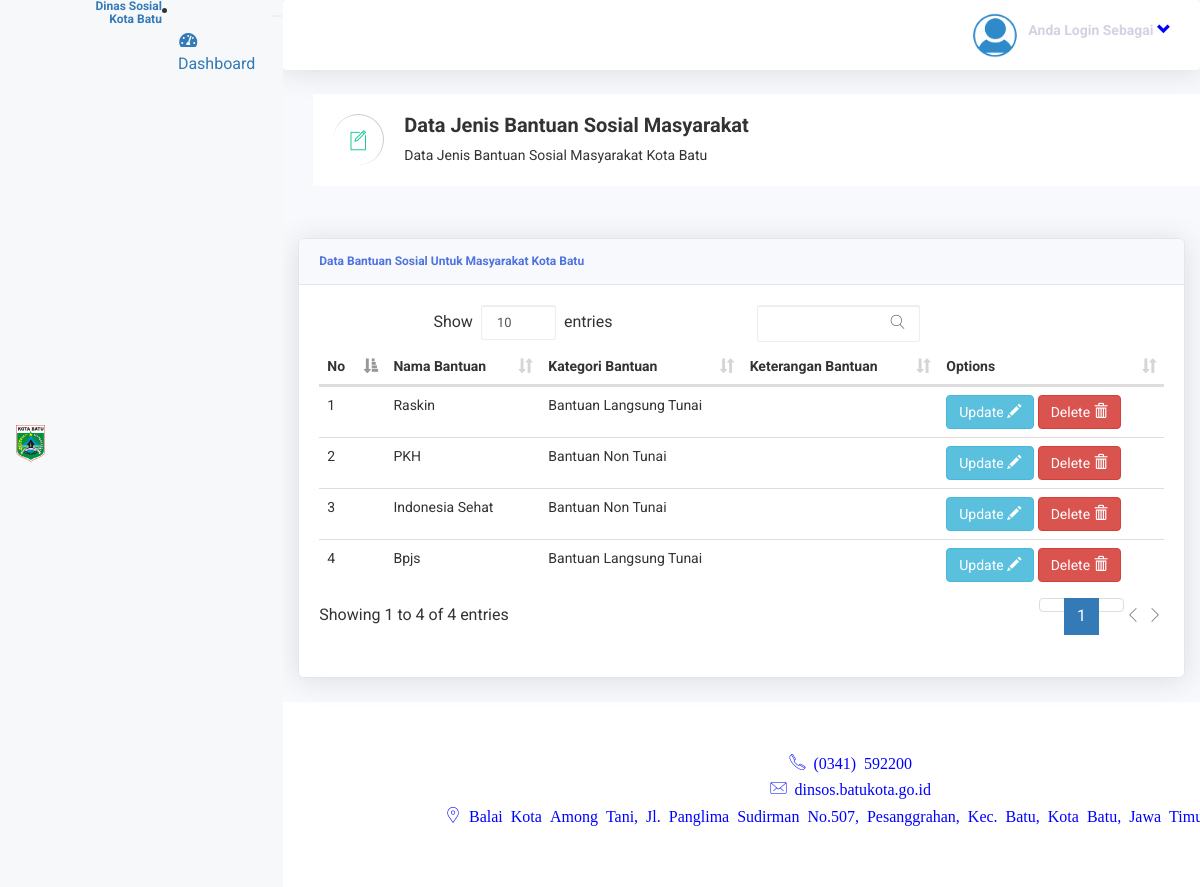
The app's page /index.php/listbantuan, older data.
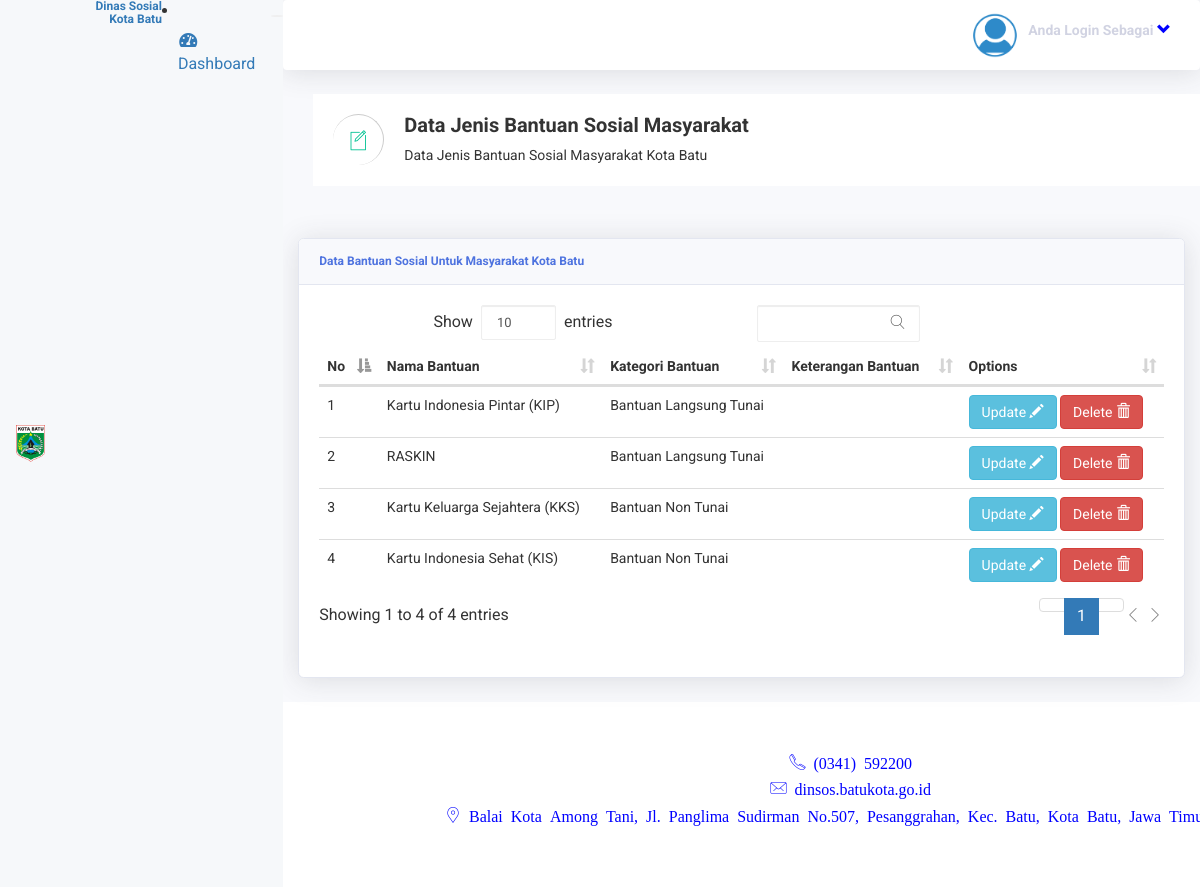
The same page, newer data.
### tables this page shows
CREATE TABLE `jenis_bantuan` (
  `id_jenis_bantuan` int(11) NOT NULL,
  `nama_bantuan` varchar(50) NOT NULL,
  `id_kategori` int(11) NOT NULL
);

CREATE TABLE `kategori_bantuan` (
  `id_kategori` int(11) NOT NULL,
  `nama_kategori` varchar(30) NOT NULL
);

### application/controllers/ListBantuan.php (called while the page is built, shortened)
<?php
class ListBantuan extends CI_Controller {
	public function index()
	{
		$this->load->model('list_Bantuan');
		$data["jenis_bantuan"] = $this->list_Bantuan->getTampil();
		$data['user'] = $this->list_Bantuan->getUser();
		$this->load->view('Bantuan/bantuan', $data);
	}
}

### index.php (called while the page is built, shortened)
<?php
require_once BASEPATH.'core/CodeIgniter.php';

### application/models/List_Bantuan.php (called while the page is built, shortened)
<?php
class List_Bantuan extends CI_Model {
	public function getTampil()
	{
		$query = $this->db->query("Select * from jenis_bantuan AS a Join kategori_bantuan AS b ON b.id_kategori=a.id_kategori");
		return $query->result_array();
	}
}

### application/views/Bantuan/bantuan.php (the view, shortened to what this page needs)
<!DOCTYPE html>
<html lang="en">
<head>
  <link href="<?php echo base_url() ?>assets/vendor/fontawesome-free/css/all.min.css" rel="stylesheet" type="text/css">
  <link href="<?php echo base_url() ?>assets/css/sb-admin-2.min.css" rel="stylesheet">
  <link href="<?php echo base_url() ?>assets/datatable/datatables.min.css" rel="stylesheet">
 <link rel="stylesheet" href="css/font-awesome.min.css">
    <link rel="stylesheet" href="<?php echo base_url() ?>assets2/css/owl.carousel.css">
    <link rel="stylesheet" href="<?php echo base_url() ?>assets2/css/owl.theme.css">
    <link rel="stylesheet" href="<?php echo base_url() ?>assets2/css/owl.transitions.css">
    <link rel="stylesheet" href="<?php echo base_url() ?>assets2/css/meanmenu/meanmenu.min.css">
    <link rel="stylesheet" href="<?php echo base_url() ?>assets2/css/animate.css">
    <link rel="stylesheet" href="<?php echo base_url() ?>assets2/css/normalize.css">
    <link rel="stylesheet" href="<?php echo base_url() ?>assets2/css/wave/waves.min.css">
    <link rel="stylesheet" href="<?php echo base_url() ?>assets2/css/wave/button.css">
    <link rel="stylesheet" href="<?php echo base_url() ?>assets2/css/scrollbar/jquery.mCustomScrollbar.min.css">
    <link rel="stylesheet" href="<?php echo base_url() ?>assets2/css/notika-custom-icon.css">
    <link rel="stylesheet" href="<?php echo base_url() ?>assets2/css/main.css">
    <link rel="stylesheet" href="<?php echo base_url() ?>assets2/style.css">
    <link rel="stylesheet" href="<?php echo base_url() ?>assets2/css/responsive.css">
    <link rel="stylesheet" href="<?php echo base_url() ?>assets2/css/meanmenu/meanmenu.min.css">
    <link rel="stylesheet" href="<?php echo base_url() ?>assets2/css/animate.css">
    <link rel="stylesheet" href="<?php echo base_url() ?>assets2/css/summernote/summernote.css">
    <link rel="stylesheet" href="<?php echo base_url() ?>assets2/css/themesaller-forms.css">
    <link rel="stylesheet" href="<?php echo base_url() ?>assets2/css/normalize.css">
    <link rel="stylesheet" href="<?php echo base_url() ?>assets2/css/scrollbar/jquery.mCustomScrollbar.min.css">
    <link rel="stylesheet" href="<?php echo base_url() ?>assets2/css/notika-custom-icon.css">
    <link rel="stylesheet" href="<?php echo base_url() ?>assets2/css/bootstrap-select/bootstrap-select.css">
    <link rel="stylesheet" href="<?php echo base_url() ?>assets2/css/datapicker/datepicker3.css">
    <link rel="stylesheet" href="<?php echo base_url() ?>assets2/css/color-picker/farbtastic.css">
    <link rel="stylesheet" href="<?php echo base_url() ?>assets2/css/wave/waves.min.css">
    <link rel="stylesheet" href="<?php echo base_url() ?>assets2/css/main.css">
    <link rel="stylesheet" href="<?php echo base_url() ?>assets2/style.css">
    <link rel="stylesheet" href="<?php echo base_url() ?>assets2/css/responsive.css">
</head>
<body id="page-top">
  <div id="wrapper">
    <br>
      <a class="sidebar-brand d-flex align-items-center justify-content-center"   a href="<?php echo base_url('index.php/Admin')?>"</a></td>
        <div class="sidebar-brand-text mx-3"><img src="<?php echo base_url() ?>assets/img/satu.png" width="50px" height="55px"   a href="<?php echo base_url('index.php/Admin')?>"</a></td></div>
          <div align="right"><h6><b>Dinas Sosial Kota Batu</b></h6>
      </a>
    </div>
      <li class="nav-item active">
        <a class="nav-link" href='<?php echo base_url("index.php/Admin"); ?>'>
          <i class="fas fa-fw fa-tachometer-alt"></i>
          <span>Dashboard</span></a>
      </li>
      <div class="text-center d-none d-md-inline">
        <button class="rounded-circle border-0" id="sidebarToggle"></button>
      </div>
    <div id="content-wrapper" class="d-flex flex-column">
      <div id="content">
        <nav class="navbar navbar-expand navbar-light bg-white topbar mb-4 static-top shadow">
          <ul class="navbar-nav ml-auto">
            <li class="nav-item dropdown no-arrow">
              <a class="nav-link dropdown-toggle" href="#" id="userDropdown" role="button" data-toggle="dropdown" aria-haspopup="true" aria-expanded="false"><img src="<?php echo base_url() ?>assets/img/logoakun.png" width="50px" height="55px"
                <?php $session_data = $this->session->userdata('logged_in'); ?>
                <span class="mr-2 d-none d-lg-inline text-gray-600 small"><h5>Anda Login Sebagai <font color="blue"><?php echo $session_data['username']; ?><span class=" glyphicon glyphicon-chevron-down"></span></h5></font></span>
              </a>
            </li>
          </ul>
        </nav>
        <div class="container-fluid">
 <div class="breadcomb-area">
        <div class="container">
            <div class="row">
                <div class="col-lg-12 col-md-12 col-sm-12 col-xs-12">
                    <div class="breadcomb-list">
                        <div class="row">
                            <div class="col-lg-6 col-md-6 col-sm-6 col-xs-12">
                                <div class="breadcomb-wp">
                                    <div class="breadcomb-icon">
                                        <i class="notika-icon notika-edit"></i>
                                    </div>
                                    <div class="breadcomb-ctn">
                                        <h2>Data Jenis Bantuan Sosial Masyarakat</h2>
                                        <p>Data Jenis Bantuan Sosial Masyarakat Kota Batu<span class="bread-ntd"></span></p>
                                    </div>
                                </div>
                            </div>
                            <div class="col-lg-6 col-md-6 col-sm-6 col-xs-3">
                            </div>
                        </div>
                    </div>
                </div>
            </div>
        </div>
    </div>
          <br>
          <div class="card shadow mb-4">
            <div class="card-header py-3">
              <h6 class="m-0 font-weight-bold text-primary">Data Bantuan Sosial Untuk Masyarakat Kota Batu</h6>
            </div>
            <div class="card-body">
                              <div class="table table-responsive">
                                <table class="table" id="example">
                                    <thead>
                                        <tr>
                                            <th>No</th>
                                            <th>Nama Bantuan</th>
                                            <th>Kategori Bantuan</th>
                                            <th>Keterangan Bantuan</th>
                                            <th>Options</th>
                                        </tr>
                                    </thead>
                                    <tbody>
                                        <?php $no=1; ?>
                                           <?php foreach ($jenis_bantuan as $key) {
                                        ?>
                                        <tr>
                                          <td><?php echo $no ?></td>
                                          <td><?php echo $key['nama_bantuan'] ?></td>
                                          <td><?php echo $key['nama_kategori'] ?></td>
                                          <td><?php echo $key['keterangan_bantuan'] ?></td>
                                          <td>
                                            <a href="<?php echo base_url('index.php/ListBantuan/update/'.$key['id_jenis_bantuan'])?>" class="btn btn-info">Update <span class="glyphicon glyphicon-pencil"></span></a>
                                            <a href="<?php echo base_url('index.php/ListBantuan/delete/' .$key['id_jenis_bantuan'])?>" class="btn btn-danger">Delete <span class="glyphicon glyphicon-trash"></span></a>
                                                        </td>
                                        </tr>
                                      <?php $no++ ?>
                                      <?php } ?>
                                    </tbody>
                                </table>
                                </div>
                              </div>
                            </div>
                          </div>
                       </div>
      <footer class="sticky-footer bg-white">
        <div class="container my-auto">
          <div class="copyright text-center my-auto">
            <span><div class="contact-dt">
                          <h5>
                            <ul class="contact-list widget-contact-list">
                              <font color="blue">
                               <li>  <font color="blue"><i class="notika-icon notika-phone"> (0341) 592200</i></li>
                               <li>  <font color="blue"><i class="notika-icon notika-mail"> dinsos.batukota.go.id</i></li>
                               <li>  <font color="blue"><i class="notika-icon notika-map"> Balai Kota Among Tani, Jl. Panglima Sudirman No.507, Pesanggrahan, Kec. Batu, Kota Batu, Jawa Timur 65314</i></li>
                            </ul>
                          </h5>
                        </div></span>
          </div>
        </div>
      </footer>
    </div>
</body>
</html>

### assets2/css/main.css (style rules this page uses)
html { color: #222; font-size: 1em; line-height: 1.4; }
audio, canvas, iframe, img, svg, video { vertical-align: middle; }

### assets2/css/themesaller-forms.css (style rules this page uses)
html, body { border: 0; margin: 0; padding: 0; font-size: 100%; vertical-align: baseline; font: inherit; }
body { margin: 0; padding: 0; background:url(../images/body_bg.jpg) no-repeat center top; }

Row changes from the older to the newer data that the page shows:
removed jenis_bantuan: nama_bantuan "Raskin", id_kategori.nama_kategori "Bantuan Langsung Tunai"
removed jenis_bantuan: nama_bantuan "PKH", id_kategori.nama_kategori "Bantuan Non Tunai"
removed jenis_bantuan: nama_bantuan "Indonesia Sehat", id_kategori.nama_kategori "Bantuan Non Tunai"
removed jenis_bantuan: nama_bantuan "Bpjs", id_kategori.nama_kategori "Bantuan Langsung Tunai"
added jenis_bantuan: nama_bantuan "Kartu Indonesia Pintar (KIP)", id_kategori.nama_kategori "Bantuan Langsung Tunai"
added jenis_bantuan: nama_bantuan "RASKIN", id_kategori.nama_kategori "Bantuan Langsung Tunai"
added jenis_bantuan: nama_bantuan "Kartu Keluarga Sejahtera (KKS)", id_kategori.nama_kategori "Bantuan Non Tunai"
added jenis_bantuan: nama_bantuan "Kartu Indonesia Sehat (KIS)", id_kategori.nama_kategori "Bantuan Non Tunai"
